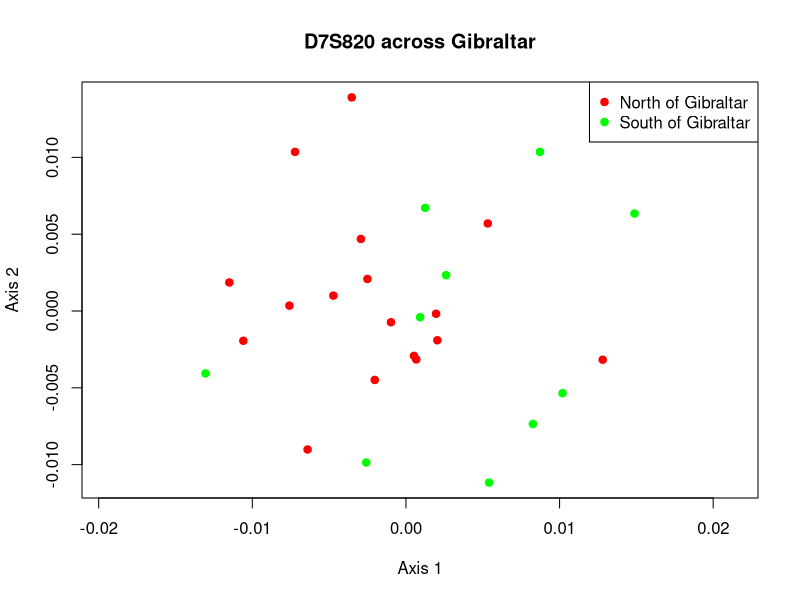

Write the R code that produced this figure.

# read input into R data frame
reynolds_frame <- read.table(file="locus_D7S820.mat",fill=TRUE,header=TRUE)

# make distance matrix and change into R dist object 
reynolds_matrix <- as.matrix(reynolds_frame)
reynolds_dist <- as.dist(reynolds_matrix)

# define colors to identify regions
region_colors <- rep("green",times=nrow(reynolds_frame))
region_colors[grep("Spain",colnames(reynolds_frame))] <- "red"

# required R library for this MDS
require(vegan)

# run the MDS
D7S820_MDS <- metaMDS(reynolds_dist)

# open PNG device to output graphic in PNG format
png(file="D7S820_MDS_plot.png")

# create the plot
plot(D7S820_MDS,type="n",xlab="Axis 1", ylab="Axis 2", main="D7S820 across Gibraltar")

# add the points
points(D7S820_MDS,pch=19,col=region_colors)

# add a legend
legend("topright", legend=c("North of Gibraltar", "South of Gibraltar"), pch=19, col=c("red", "green"))

# close the PNG device
dev.off()
